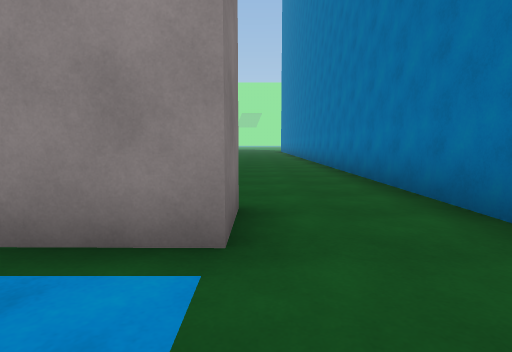
[1] (above)

21 first-person views from a walk through a Unity game level. The camera is 1.2 m above the floor, tilts 6° down and sees 80° across. The floor is counted in squares, 2 m on a side. Each view is taken from the middle of a square. On the plan, view 1 faces up. The plan holds only what a view shows up to about 9 squares ahead; the rest is blank. The place goes on beyond the plan. The player is left out. Surface patterns are stand-ins for the level's own textures.

[2]
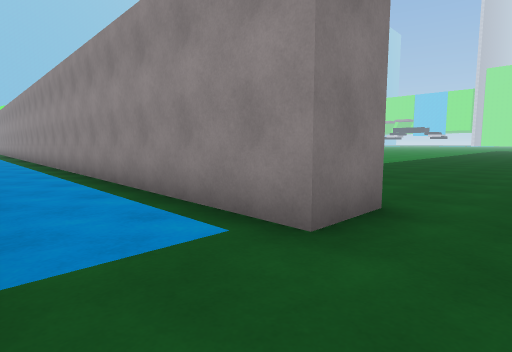

[3]
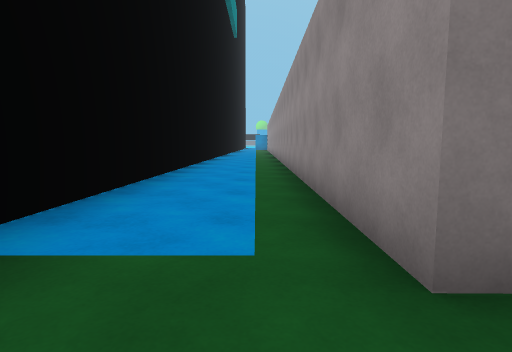

[4]
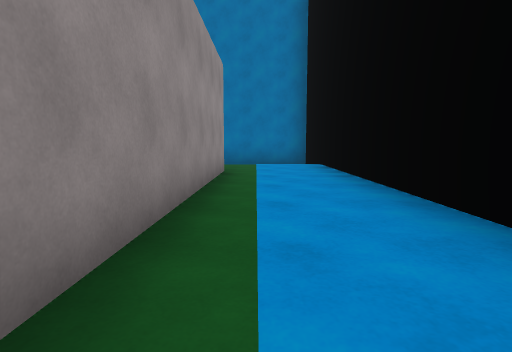

[5]
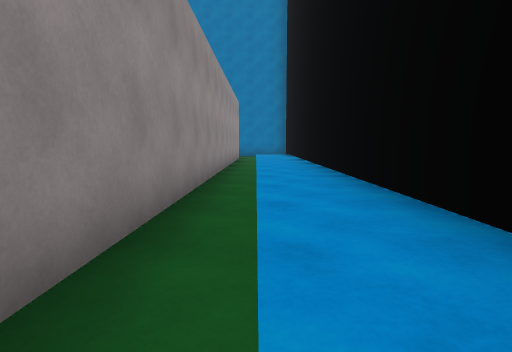

[6]
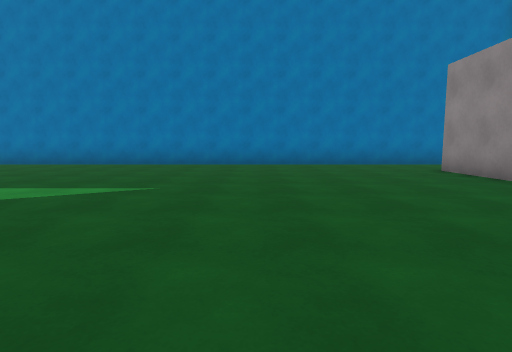

[7]
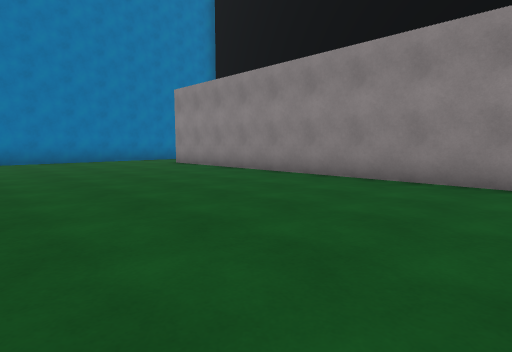

[8]
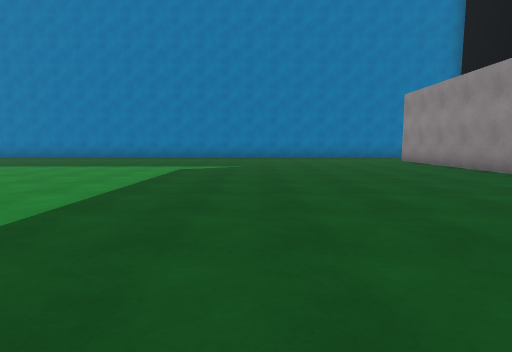

[9]
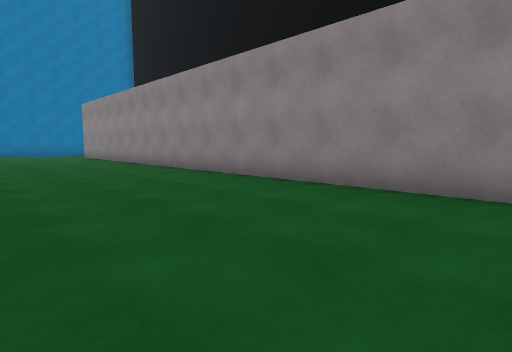

[10]
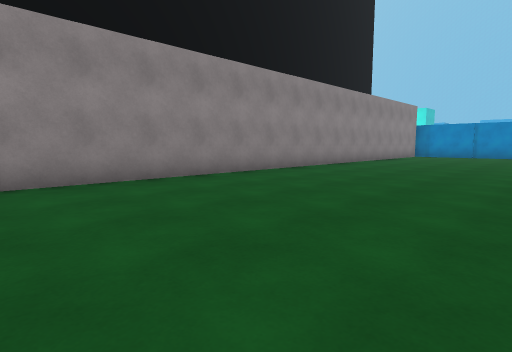

[11]
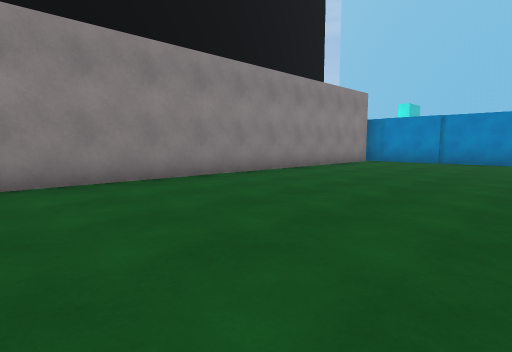

[12]
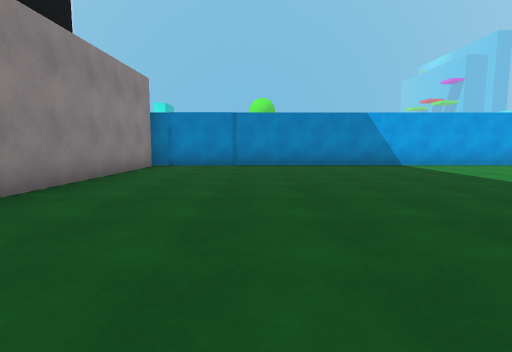

[13]
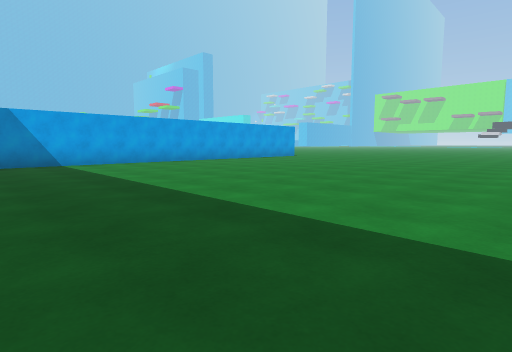

[14]
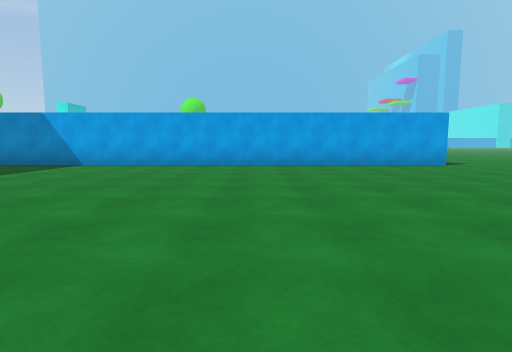

[15]
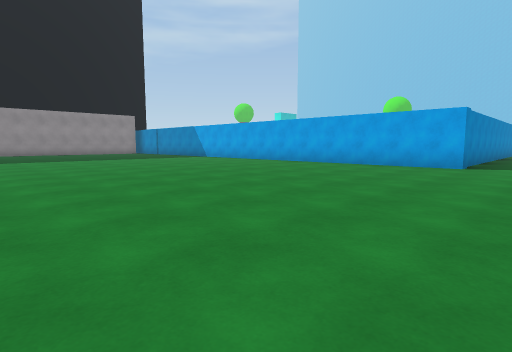

[16]
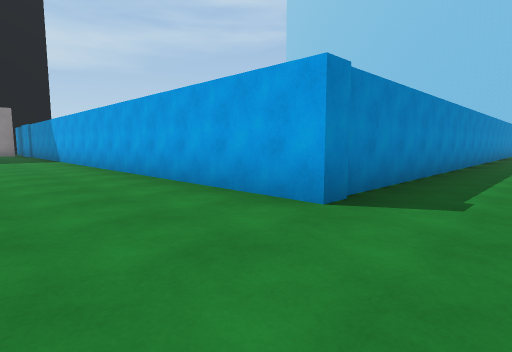

[17]
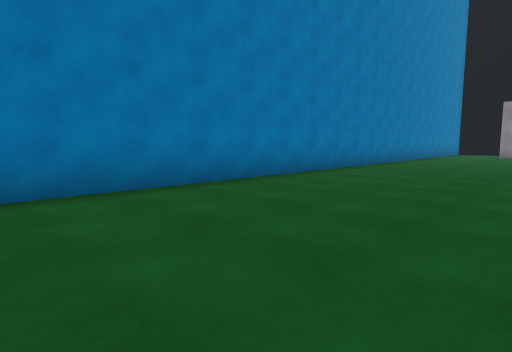

[18]
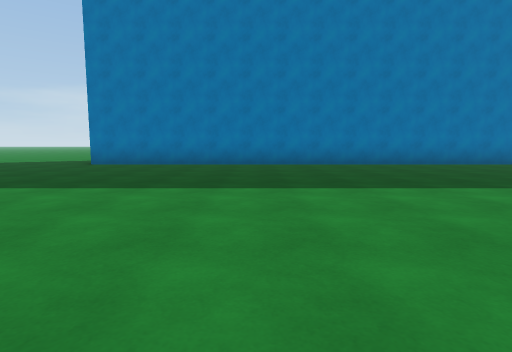

[19]
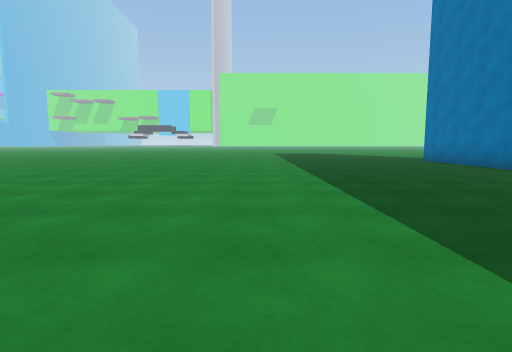

[20]
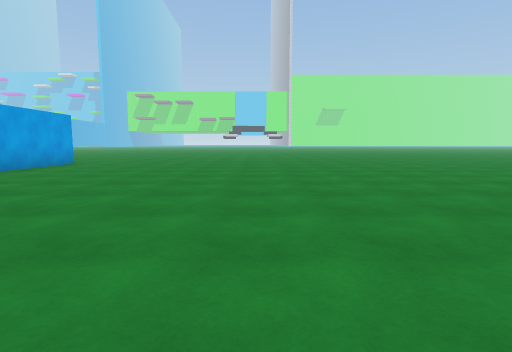

[21]
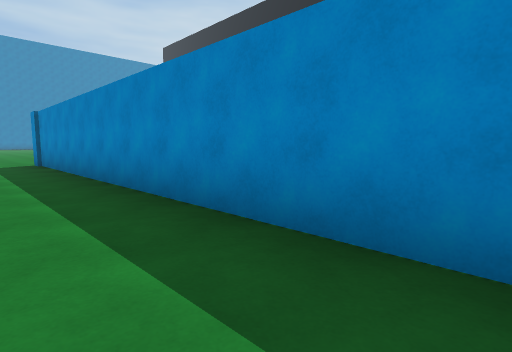

### Floor plan
Key: @ floor where view 1 was taken; # wall or solid block; . main floor; : floor 0.25 m higher than the main floor; / step, stairs or slope.
Columns run from 39 left of view 1 to 2 right of it. Each row starts with its distance up from view 1.
 22 ......  ............        .............#
 21 ....................        .............#
 20 ###########.............     ............#
 19           #.............      ...........#
 18           #............        ..........#
 17           #...........         ..........#
 16           #..........           .........#
 15           #..........            ........#
 14           #.........              .......#
 13           #..........             .......#
 12           #..........           .........#
 11           #..........          ..........#
 10           #..........         ...........#
  9           #..........        ............#
  8           #................ .............#
  7           #..............................#
  6           #..............................#
  5           #..............................#
  4           #..............................#
  3           ##########################.....#
  2                            ############..#
  1                           //////////////.#
  0                            ::::::::::::@.#
 -1                                #####  ###

Where each view was taken, in squares from view 1:
view 1: 0 up, 0 right, facing up
view 2: 0 up, 1 right, facing up-left
view 3: 1 up, 1 right, facing left
view 4: 1 up, 7 left, facing right
view 5: 1 up, 13 left, facing right
view 6: 7 up, 7 left, facing right
view 7: 8 up, 9 left, facing down-right
view 8: 8 up, 11 left, facing right
view 9: 7 up, 15 left, facing down-right
view 10: 8 up, 13 left, facing down-left
view 11: 8 up, 18 left, facing down-left
view 12: 6 up, 20 left, facing left
view 13: 8 up, 19 left, facing up-left
view 14: 15 up, 20 left, facing left
view 15: 22 up, 20 left, facing down-left
view 16: 22 up, 26 left, facing down-left
view 17: 19 up, 2 left, facing down-right
view 18: 19 up, 7 left, facing right
view 19: 13 up, 4 left, facing up
view 20: 11 up, 23 left, facing up
view 21: 22 up, 39 left, facing down-right
